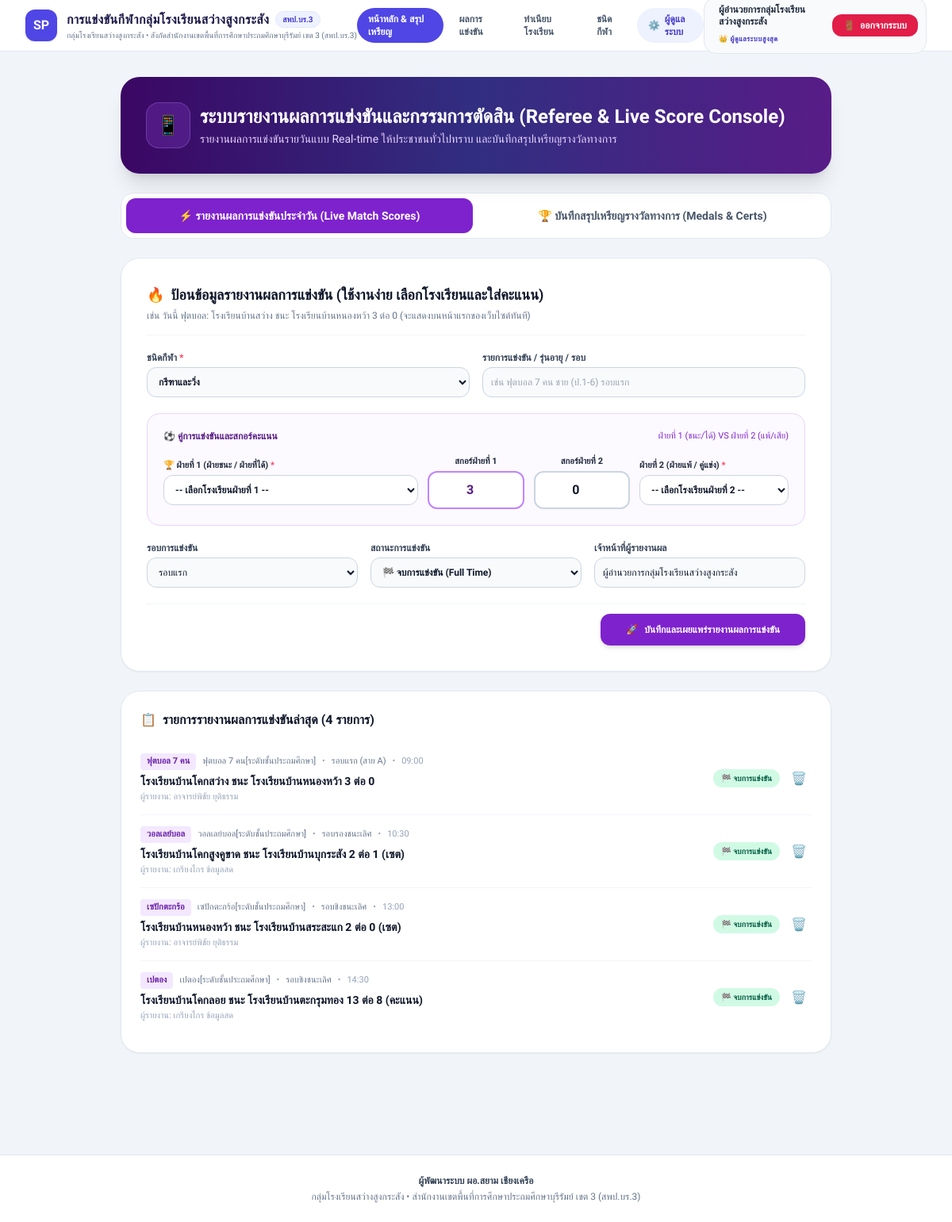
The app's page /judge/index.php (signed in) with its own data.
### tables this page shows
CREATE TABLE `match_reports` (
  `id` VARCHAR(50) NOT NULL,
  `competition_id` VARCHAR(50) NOT NULL DEFAULT 'comp-2026',
  `sport_id` VARCHAR(50) NOT NULL,
  `sport_name` VARCHAR(100) NOT NULL,
  `event_name` VARCHAR(255) NOT NULL,
  `team_1_school_id` VARCHAR(50) NOT NULL,
  `team_1_school_name` VARCHAR(255) NOT NULL,
  `team_1_score` INT NOT NULL DEFAULT 0,
  `team_2_school_id` VARCHAR(50) NOT NULL,
  `team_2_school_name` VARCHAR(255) NOT NULL,
  `team_2_score` INT NOT NULL DEFAULT 0,
  `winner_school_id` VARCHAR(50) DEFAULT NULL,
  `match_date` DATE NOT NULL,
  `match_time` VARCHAR(20) DEFAULT NULL,
  `round_name` VARCHAR(100) DEFAULT 'รอบแรก',
  `summary_text` TEXT NOT NULL,
  `reporter_name` VARCHAR(150) NOT NULL,
  `status` ENUM('LIVE','COMPLETED') DEFAULT 'COMPLETED',
  `created_at` TIMESTAMP DEFAULT CURRENT_TIMESTAMP,
  PRIMARY KEY (`id`),
  KEY `idx_mr_sport` (`sport_id`),
  KEY `idx_mr_date` (`match_date`)
);

### includes/auth.php (called while the page is built, shortened)
<?php
function getCurrentUser(): ?array {
    return $_SESSION['user'] ?? null;
}
?>

### judge/index.php (the view, shortened to what this page needs)
<?php
require_once __DIR__ . '/../includes/auth.php';
$pdo = Database::getConnection();
$pdo->exec("CREATE TABLE IF NOT EXISTS `match_reports` (
  `id` VARCHAR(50) NOT NULL,
  `competition_id` VARCHAR(50) NOT NULL DEFAULT 'comp-2026',
  `sport_id` VARCHAR(50) NOT NULL,
  `sport_name` VARCHAR(100) NOT NULL,
  `event_name` VARCHAR(255) NOT NULL,
  `team_1_school_id` VARCHAR(50) NOT NULL,
  `team_1_school_name` VARCHAR(255) NOT NULL,
  `team_1_score` INT NOT NULL DEFAULT 0,
  `team_2_school_id` VARCHAR(50) NOT NULL,
  `team_2_school_name` VARCHAR(255) NOT NULL,
  `team_2_score` INT NOT NULL DEFAULT 0,
  `winner_school_id` VARCHAR(50) DEFAULT NULL,
  `match_date` DATE NOT NULL,
  `match_time` VARCHAR(20) DEFAULT NULL,
  `round_name` VARCHAR(100) DEFAULT 'รอบแรก',
  `summary_text` TEXT NOT NULL,
  `reporter_name` VARCHAR(150) NOT NULL,
  `status` ENUM('LIVE','COMPLETED') DEFAULT 'COMPLETED',
  `created_at` TIMESTAMP DEFAULT CURRENT_TIMESTAMP,
  PRIMARY KEY (`id`)
) ENGINE=InnoDB DEFAULT CHARSET=utf8mb4 COLLATE=utf8mb4_unicode_ci");
$activeTab = $_GET['tab'] ?? 'MATCH_REPORT';
$sports = $pdo->query("SELECT * FROM sports WHERE status = 'ACTIVE' ORDER BY sport_name ASC")->fetchAll();
$matchReports = $pdo->query("SELECT * FROM match_reports ORDER BY created_at DESC LIMIT 30")->fetchAll();
require_once __DIR__ . '/../includes/header.php';
?>
<div class="max-w-4xl mx-auto space-y-6 pb-12">
    <div class="bg-gradient-to-r from-purple-950 via-indigo-900 to-purple-900 text-white rounded-3xl p-6 sm:p-8 shadow-xl relative overflow-hidden">
        <div class="flex items-center gap-3">
            <div class="p-3 bg-purple-500/20 text-purple-300 rounded-2xl border border-purple-400/30 text-2xl">
                📱
            </div>
            <div>
                <h1 class="text-xl sm:text-2xl font-bold font-kanit">
                    ระบบรายงานผลการแข่งขันและกรรมการตัดสิน (Referee & Live Score Console)
                </h1>
                <p class="text-xs sm:text-sm text-purple-200 mt-0.5">
                    รายงานผลการแข่งขันรายวันแบบ Real-time ให้ประชาชนทั่วไปทราบ และบันทึกสรุปเหรียญรางวัลทางการ
                </p>
            </div>
        </div>
    </div>
    <div class="bg-white rounded-2xl p-1.5 border border-slate-200 shadow-xs flex items-center gap-2">
        <a href="?tab=MATCH_REPORT" class="flex-1 py-3 px-4 rounded-xl text-xs sm:text-sm font-bold flex items-center justify-center gap-2 transition-all <?= $activeTab === 'MATCH_REPORT' ? 'bg-purple-700 text-white shadow-sm' : 'text-slate-600 hover:bg-slate-100' ?>">
            <span>⚡ รายงานผลการแข่งขันประจำวัน (Live Match Scores)</span>
        </a>
        <a href="?tab=OFFICIAL_MEDAL" class="flex-1 py-3 px-4 rounded-xl text-xs sm:text-sm font-bold flex items-center justify-center gap-2 transition-all <?= $activeTab === 'OFFICIAL_MEDAL' ? 'bg-indigo-700 text-white shadow-sm' : 'text-slate-600 hover:bg-slate-100' ?>">
            <span>🏆 บันทึกสรุปเหรียญรางวัลทางการ (Medals & Certs)</span>
        </a>
    </div>
    <?php if ($activeTab === 'MATCH_REPORT'): ?>
        <div class="space-y-6">
            <div class="bg-white rounded-3xl p-6 sm:p-8 shadow-sm border border-slate-200 space-y-5">
                <div class="border-b border-slate-100 pb-4">
                    <h2 class="text-lg font-bold font-kanit text-slate-900 flex items-center gap-2">
                        <span>🔥</span> ป้อนข้อมูลรายงานผลการแข่งขัน (ใช้งานง่าย เลือกโรงเรียนและใส่คะแนน)
                    </h2>
                    <p class="text-xs text-slate-500 mt-1">
                        เช่น วันนี้ ฟุตบอล: โรงเรียนบ้านสว่าง ชนะ โรงเรียนบ้านหนองหว้า 3 ต่อ 0 (จะแสดงบนหน้าแรกของเว็บไซต์ทันที)
                    </p>
                </div>
                <form method="POST" class="space-y-5 text-xs">
                    <div class="grid grid-cols-1 sm:grid-cols-2 gap-4">
                        <div>
                            <label class="block font-bold text-slate-700 mb-1">
                                ชนิดกีฬา <span class="text-rose-500">*</span>
                            </label>
                            <select name="sport_id" required class="w-full p-2.5 bg-slate-50 border border-slate-300 rounded-xl text-xs font-semibold focus:bg-white focus:ring-2 focus:ring-purple-500 outline-none">
                                <?php foreach ($sports as $sp): ?>
                                    <option value="<?= htmlspecialchars($sp['id']) ?>">
                                        <?= htmlspecialchars($sp['sport_name']) ?>
                                    </option>
                                <?php endforeach; ?>
                            </select>
                        </div>
                        <div>
                            <label class="block font-bold text-slate-700 mb-1">
                                รายการแข่งขัน / รุ่นอายุ / รอบ
                            </label>
                            <input type="text" name="event_name" placeholder="เช่น ฟุตบอล 7 คน ชาย (ป.1-6) รอบแรก" class="w-full p-2.5 bg-slate-50 border border-slate-300 rounded-xl text-xs focus:bg-white focus:ring-2 focus:ring-purple-500 outline-none">
                        </div>
                    </div>
                    <div class="p-5 bg-purple-50/60 rounded-2xl border border-purple-200 space-y-4">
                        <div class="flex items-center justify-between text-xs text-purple-900 font-bold">
                            <span>⚽ คู่การแข่งขันและสกอร์คะแนน</span>
                            <span class="text-[11px] font-normal text-purple-700">ฝ่ายที่ 1 (ชนะ/ได้) VS ฝ่ายที่ 2 (แพ้/เสีย)</span>
                        </div>
                        <div class="grid grid-cols-1 md:grid-cols-12 gap-3 items-center">
                            <div class="md:col-span-5 space-y-1">
                                <label class="block font-bold text-slate-800 text-[11px]">
                                    🏆 ฝ่ายที่ 1 (ฝ่ายชนะ / ฝ่ายที่ได้) <span class="text-rose-500">*</span>
                                </label>
                                <select name="winner_school_id" required class="w-full p-2.5 bg-white border border-slate-300 rounded-xl text-xs font-semibold focus:ring-2 focus:ring-purple-500 outline-none">
                                    <option value="">-- เลือกโรงเรียนฝ่ายที่ 1 --</option>
                                </select>
                            </div>
                            <div class="md:col-span-2 space-y-1 text-center">
                                <label class="block font-bold text-slate-800 text-[11px]">สกอร์ฝ่ายที่ 1</label>
                                <input type="number" name="winner_score" min="0" value="3" required class="w-full p-2.5 bg-white border-2 border-purple-400 rounded-xl text-center text-base font-black text-purple-900 focus:ring-2 focus:ring-purple-500 outline-none">
                            </div>
                            <div class="md:col-span-2 space-y-1 text-center">
                                <label class="block font-bold text-slate-800 text-[11px]">สกอร์ฝ่ายที่ 2</label>
                                <input type="number" name="loser_score" min="0" value="0" required class="w-full p-2.5 bg-white border-2 border-slate-300 rounded-xl text-center text-base font-black text-slate-900 focus:ring-2 focus:ring-purple-500 outline-none">
                            </div>
                            <div class="md:col-span-3 space-y-1">
                                <label class="block font-bold text-slate-800 text-[11px]">
                                    ฝ่ายที่ 2 (ฝ่ายแพ้ / คู่แข่ง) <span class="text-rose-500">*</span>
                                </label>
                                <select name="loser_school_id" required class="w-full p-2.5 bg-white border border-slate-300 rounded-xl text-xs font-semibold focus:ring-2 focus:ring-purple-500 outline-none">
                                    <option value="">-- เลือกโรงเรียนฝ่ายที่ 2 --</option>
                                </select>
                            </div>
                        </div>
                    </div>
                    <div class="grid grid-cols-1 sm:grid-cols-3 gap-4">
                        <div>
                            <label class="block font-bold text-slate-700 mb-1">รอบการแข่งขัน</label>
                            <select name="round_name" class="w-full p-2.5 bg-slate-50 border border-slate-300 rounded-xl text-xs">
                                <option value="รอบแรก">รอบแรก</option>
                            </select>
                        </div>
                        <div>
                            <label class="block font-bold text-slate-700 mb-1">สถานะการแข่งขัน</label>
                            <select name="match_status" class="w-full p-2.5 bg-slate-50 border border-slate-300 rounded-xl text-xs font-semibold">
                                <option value="COMPLETED">🏁 จบการแข่งขัน (Full Time)</option>
                            </select>
                        </div>
                        <div>
                            <label class="block font-bold text-slate-700 mb-1">เจ้าหน้าที่ผู้รายงานผล</label>
                            <input type="text" name="reporter_name" value="<?= htmlspecialchars($user['full_name'] ?? 'กรรมการตัดสิน') ?>" class="w-full p-2.5 bg-slate-50 border border-slate-300 rounded-xl text-xs">
                        </div>
                    </div>
                    <div class="flex items-center justify-end pt-3 border-t border-slate-100">
                        <button type="submit" class="px-8 py-3 bg-purple-700 hover:bg-purple-800 text-white font-bold text-xs rounded-xl shadow-md transition-all flex items-center gap-2 cursor-pointer">
                            <span>🚀</span> บันทึกและเผยแพร่รายงานผลการแข่งขัน
                        </button>
                    </div>
                </form>
            </div>
            <div class="bg-white rounded-3xl p-6 shadow-sm border border-slate-200 space-y-4">
                <h3 class="font-bold font-kanit text-slate-900 text-base flex items-center gap-2">
                    <span>📋</span> รายการรายงานผลการแข่งขันล่าสุด (<?= count($matchReports) ?> รายการ)
                </h3>
                <div class="divide-y divide-slate-100">
                    <?php foreach ($matchReports as $mr): ?>
                        <div class="py-3.5 flex flex-col sm:flex-row sm:items-center justify-between gap-3">
                            <div>
                                <div class="flex items-center gap-2 text-[11px] mb-1">
                                    <span class="px-2 py-0.5 bg-purple-100 text-purple-800 rounded font-bold">
                                        <?= htmlspecialchars($mr['sport_name']) ?>
                                    </span>
                                    <span class="text-slate-500 font-medium"><?= htmlspecialchars($mr['event_name']) ?></span>
                                    <span class="text-slate-400">•</span>
                                    <span class="text-slate-500"><?= htmlspecialchars($mr['round_name']) ?></span>
                                    <span class="text-slate-400">•</span>
                                    <span class="text-slate-400"><?= htmlspecialchars($mr['match_time'] ?: $mr['match_date']) ?></span>
                                </div>
                                <div class="text-sm font-bold text-slate-900">
                                    <?= htmlspecialchars($mr['summary_text']) ?>
                                </div>
                                <div class="text-[11px] text-slate-400 mt-0.5">
                                    ผู้รายงาน: <?= htmlspecialchars($mr['reporter_name']) ?>
                                </div>
                            </div>
                            <div class="flex items-center gap-2 self-end sm:self-center">
                                <span class="px-2.5 py-1 rounded-full text-[10px] font-bold <?= $mr['status'] === 'COMPLETED' ? 'bg-emerald-100 text-emerald-800' : 'bg-amber-100 text-amber-800 animate-pulse' ?>">
                                    <?= $mr['status'] === 'COMPLETED' ? '🏁 จบการแข่งขัน' : '🔴 กำลังแข่งขัน' ?>
                                </span>
                                <a href="?delete_report=<?= urlencode($mr['id']) ?>" onclick="return confirm('ยืนยันลบรายงานผลการแข่งขันนี้?')" class="p-1.5 text-rose-600 hover:bg-rose-50 rounded-lg transition" title="ลบรายการนี้">
                                    🗑️
                                </a>
                            </div>
                        </div>
                    <?php endforeach; ?>
                </div>
            </div>
        </div>
    <?php endif; ?>
</div>
<?php require_once __DIR__ . '/../includes/footer.php'; ?>

### records on screen
match_reports: sport_name "ฟุตบอล 7 คน", event_name "ฟุตบอล 7 คน[ระดับชั้นประถมศึกษา]", round_name "รอบแรก (สาย A)", match_time "09:00", summary_text "โรงเรียนบ้านโคกสว่าง ชนะ โรงเรียนบ้านหนองหว้า 3 ต่อ 0", reporter_name "อาจารย์พิชัย ยุติธรรม", status "🏁 จบการแข่งขัน"
match_reports: sport_name "วอลเลย์บอล", event_name "วอลเลย์บอล[ระดับชั้นประถมศึกษา]", round_name "รอบรองชนะเลิศ", match_time "10:30", summary_text "โรงเรียนบ้านโคกสูงคูขาด ชนะ โรงเรียนบ้านบุกระสัง 2 ต่อ 1 (เซต)", reporter_name "เกรียงไกร ข้อมูลสด", status "🏁 จบการแข่งขัน"
match_reports: sport_name "เซปักตะกร้อ", event_name "เซปักตะกร้อ[ระดับชั้นประถมศึกษา]", round_name "รอบชิงชนะเลิศ", match_time "13:00", summary_text "โรงเรียนบ้านหนองหว้า ชนะ โรงเรียนบ้านสระสะแก 2 ต่อ 0 (เซต)", reporter_name "อาจารย์พิชัย ยุติธรรม", status "🏁 จบการแข่งขัน"
match_reports: sport_name "เปตอง", event_name "เปตอง[ระดับชั้นประถมศึกษา]", round_name "รอบชิงชนะเลิศ", match_time "14:30", summary_text "โรงเรียนบ้านโคกลอย ชนะ โรงเรียนบ้านตะกรุมทอง 13 ต่อ 8 (คะแนน)", reporter_name "เกรียงไกร ข้อมูลสด", status "🏁 จบการแข่งขัน"

### other values on screen
$user['full_name'] "ผู้อำนวยการกลุ่มโรงเรียนสว่างสูงกระสัง"
count($matchReports) "4"
form field sport_id "กรีฑาและวิ่ง"
